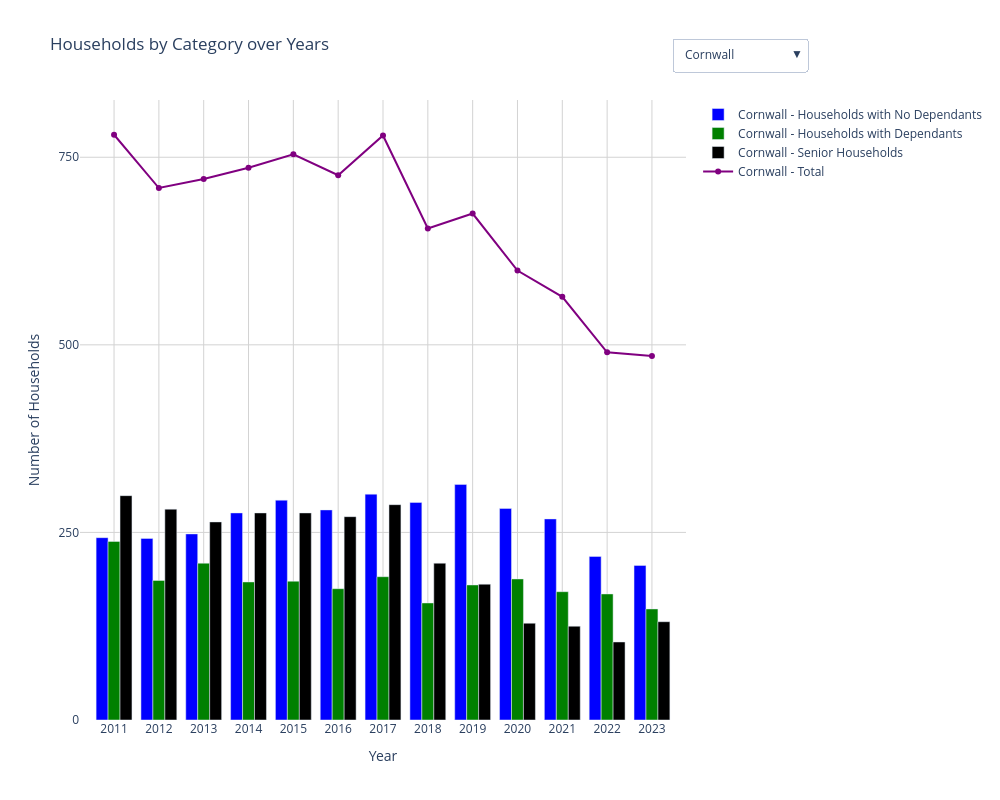

Notebook code for this chart:
### Code cell
color_map = {
    'Households with No Dependants': 'blue',
    'Households with Dependants ': 'green',
    'Senior Households': 'black',
    'Total': 'purple'
}

fig = go.Figure()

for city in centralized_waiting_list_inform_df['City'].unique():
    city_data = centralized_waiting_list_inform_df[centralized_waiting_list_inform_df['City'] == city]
    for category in ['Households with No Dependants', 'Households with Dependants ', 'Senior Households']:
        fig.add_trace(go.Bar(
            x=city_data['Year'],
            y=city_data[category],
            name=f"{city} - {category}",
            marker_color=color_map[category],
            visible=(city == centralized_waiting_list_inform_df['City'].unique()[0])
        ))

for city in centralized_waiting_list_inform_df['City'].unique():
    city_data = centralized_waiting_list_inform_df[centralized_waiting_list_inform_df['City'] == city]
    fig.add_trace(go.Scatter(
        x=city_data['Year'],
        y=city_data['Total'],
        mode='lines+markers',
        name=f"{city} - Total",
        line=dict(color=color_map['Total'], width=2),
        visible=(city == centralized_waiting_list_inform_df['City'].unique()[0])
    ))

visibility_settings = []
for city in centralized_waiting_list_inform_df['City'].unique():
    visibility = [trace.name.startswith(city) for trace in fig.data]
    visibility_settings.append(visibility)

fig.update_layout(
    title='Households by Category over Years',
    xaxis_title='Year',
    yaxis_title='Number of Households',
    barmode='group',
    yaxis=dict(tickmode='linear', tick0=0, dtick=250, showgrid=True, gridcolor='lightgrey'),
    xaxis=dict(tickmode='linear', tick0=2010, dtick=1, showgrid=True, gridcolor='lightgrey'),
    plot_bgcolor='white',
    paper_bgcolor='white',
    width=1000,
    height=800,
    updatemenus=[
        {
            'buttons': [
                {
                    'label': city,
                    'method': 'update',
                    'args': [
                        {'visible': visibility},
                        {'title': f"Households by Category over Years in {city}"}
                    ]
                } for city, visibility in zip(centralized_waiting_list_inform_df['City'].unique(), visibility_settings)
            ],
            'direction': 'down',
            'showactive': True,
            'x': 1.2,
            'y': 1.1
        }
    ]
)

fig.show()

### Figure 1 — Plotly figure (JSON) as saved in the notebook; plotly's stock layout.template omitted (floating-point values rounded to 4 significant figures)
{"data": [{"marker": {"color": "blue"}, "name": "Cornwall - Households with No Dependants", "type": "bar", "visible": true, "x": [2011, 2012, 2013, 2014, 2015, 2016, 2017, 2018, 2019, 2020, 2021, 2022, 2023], "y": [243, 242, 248, 276, 293, 280, 301, 290, 314, 282, 268, 218, 206]}, {"marker": {"color": "green"}, "name": "Cornwall - Households with Dependants ", "type": "bar", "visible": true, "x": [2011, 2012, 2013, 2014, 2015, 2016, 2017, 2018, 2019, 2020, 2021, 2022, 2023], "y": [238, 186, 209, 184, 185, 175, 191, 156, 180, 188, 171, 168, 148]}, {"marker": {"color": "black"}, "name": "Cornwall - Senior Households", "type": "bar", "visible": true, "x": [2011, 2012, 2013, 2014, 2015, 2016, 2017, 2018, 2019, 2020, 2021, 2022, 2023], "y": [299, 281, 264, 276, 276, 271, 287, 209, 181, 129, 125, 104, 131]}, {"marker": {"color": "blue"}, "name": "Chatham Kent - Households with No Dependants", "type": "bar", "visible": false, "x": [2011, 2012, 2013, 2014, 2015, 2016, 2017, 2018, 2019, 2020, 2021], "y": [134, 141, 148, 90, 121, 134, 353, 458, 491, 323, 344]}, {"marker": {"color": "green"}, "name": "Chatham Kent - Households with Dependants ", "type": "bar", "visible": false, "x": [2011, 2012, 2013, 2014, 2015, 2016, 2017, 2018, 2019, 2020, 2021], "y": [131, 118, 103, 60, 112, 126, 184, 237, 268, 227, 207]}, {"marker": {"color": "black"}, "name": "Chatham Kent - Senior Households", "type": "bar", "visible": false, "x": [2011, 2012, 2013, 2014, 2015, 2016, 2017, 2018, 2019, 2020, 2021], "y": [106, 149, 178, 123, 213, 198, 113, 139, 261, 169, 167]}, {"marker": {"color": "blue"}, "name": "Durham - Households with No Dependants", "type": "bar", "visible": false, "x": [2012, 2013, 2014, 2015, 2016, 2017, 2018, 2019, 2020, 2021], "y": [1584, 1741, 1747, 1875, 1966, 2234, 1974, 2139, 2393, 2255]}, {"marker": {"color": "green"}, "name": "Durham - Households with Dependants ", "type": "bar", "visible": false, "x": [2012, 2013, 2014, 2015, 2016, 2017, 2018, 2019, 2020, 2021], "y": [2107, 2289, 2345, 2408, 2525, 3020, 2789, 3363, 3916, 3895]}, {"marker": {"color": "black"}, "name": "Durham - Senior Households", "type": "bar", "visible": false, "x": [2012, 2013, 2014, 2015, 2016, 2017, 2018, 2019, 2020, 2021], "y": [967, 1179, 1330, 1447, 1583, 1821, 1792, 2004, 2302, 2157]}, {"marker": {"color": "blue"}, "name": "Kingston - Households with No Dependants", "type": "bar", "visible": false, "x": [2011, 2012, 2013, 2014, 2015, 2016, 2017, 2018, 2019, 2020, 2021], "y": [750, 725, 673, 728, 776, 703, 777, 772, 742, 655, 666]}, {"marker": {"color": "green"}, "name": "Kingston - Households with Dependants ", "type": "bar", "visible": false, "x": [2011, 2012, 2013, 2014, 2015, 2016, 2017, 2018, 2019, 2020, 2021], "y": [384, 371, 334, 356, 301, 252, 343, 343, 367, 177, 329]}, {"marker": {"color": "black"}, "name": "Kingston - Senior Households", "type": "bar", "visible": false, "x": [2011, 2012, 2013, 2014, 2015, 2016, 2017, 2018, 2019, 2020, 2021], "y": [75, 80, 103, 127, 145, 160, 183, 202, 235, 274, 221]}, {"marker": {"color": "blue"}, "name": "London - Households with No Dependants", "type": "bar", "visible": false, "x": [2010, 2011, 2012, 2013, 2014, 2015, 2016, 2017, 2018, 2019, 2020, 2021], "y": [2726, 2371, null, 1523, 1540, 1330, 1762, 2000, 2666, 2940, 2323, 2392]}, {"marker": {"color": "green"}, "name": "London - Households with Dependants ", "type": "bar", "visible": false, "x": [2010, 2011, 2012, 2013, 2014, 2015, 2016, 2017, 2018, 2019, 2020, 2021], "y": [1821, 1274, null, 885, 1002, 802, 956, 1373, 1829, 2231, 2328, 2548]}, {"marker": {"color": "black"}, "name": "London - Senior Households", "type": "bar", "visible": false, "x": [2010, 2011, 2012, 2013, 2014, 2015, 2016, 2017, 2018, 2019, 2020, 2021], "y": [352, 271, null, 155, 265, 251, 102, 177, 273, 325, 1227, 946]}, {"marker": {"color": "blue"}, "name": "Northumberland - Households with No Dependants", "type": "bar", "visible": false, "x": [2011, 2012, 2013, 2014, 2015, 2016, 2017, 2018, 2019, 2020, 2021], "y": [180, 182, 167, 152, 218, 229, 362, 465, 500, 569, 778]}, {"marker": {"color": "green"}, "name": "Northumberland - Households with Dependants ", "type": "bar", "visible": false, "x": [2011, 2012, 2013, 2014, 2015, 2016, 2017, 2018, 2019, 2020, 2021], "y": [68, 70, 77, 78, 87, 97, 140, 205, 126, 242, 380]}, {"marker": {"color": "black"}, "name": "Northumberland - Senior Households", "type": "bar", "visible": false, "x": [2011, 2012, 2013, 2014, 2015, 2016, 2017, 2018, 2019, 2020, 2021], "y": [51, 70, 106, 101, 120, 154, 198, 221, 188, 77, 132]}, {"marker": {"color": "blue"}, "name": "Ottawa - Households with No Dependants", "type": "bar", "visible": false, "x": [2011, 2012, 2013, 2014, 2015, 2016, 2017, 2018, 2019, 2020, 2021], "y": [4264, 4177, 4336, 4409, 4410, 4368, 4525, 5188, 5332, 5474, 4297]}, {"marker": {"color": "green"}, "name": "Ottawa - Households with Dependants ", "type": "bar", "visible": false, "x": [2011, 2012, 2013, 2014, 2015, 2016, 2017, 2018, 2019, 2020, 2021], "y": [3848, 3601, 3667, 3676, 3552, 3421, 3651, 4295, 4457, 4429, 5003]}, {"marker": {"color": "black"}, "name": "Ottawa - Senior Households", "type": "bar", "visible": false, "x": [2011, 2012, 2013, 2014, 2015, 2016, 2017, 2018, 2019, 2020, 2021], "y": [1865, 1939, 2086, 2139, 2137, 2263, 2421, 2680, 2788, 2668, 2806]}, {"marker": {"color": "blue"}, "name": "Peterborough - Households with No Dependants", "type": "bar", "visible": false, "x": [2017, 2018, 2019, 2020], "y": [632, 663, 610, 744]}, {"marker": {"color": "green"}, "name": "Peterborough - Households with Dependants ", "type": "bar", "visible": false, "x": [2017, 2018, 2019, 2020], "y": [302, 283, 245, 330]}, {"marker": {"color": "black"}, "name": "Peterborough - Senior Households", "type": "bar", "visible": false, "x": [2017, 2018, 2019, 2020], "y": [592, 601, 484, 489]}, {"marker": {"color": "blue"}, "name": "Simcoe - Households with No Dependants", "type": "bar", "visible": false, "x": [2011, 2012, 2013, 2014, 2015, 2016, 2017, 2018, 2019, 2020, 2021, 2022], "y": [1096, 1467, 954, 1243, 764, 1123, 1999, 1821, 2236, 2359, 2430, 1708]}, {"marker": {"color": "green"}, "name": "Simcoe - Households with Dependants ", "type": "bar", "visible": false, "x": [2011, 2012, 2013, 2014, 2015, 2016, 2017, 2018, 2019, 2020, 2021, 2022], "y": [679, 701, 755, 740, 1069, 698, 804, 1021, 1230, 1311, 1315, 1216]}, {"marker": {"color": "black"}, "name": "Simcoe - Senior Households", "type": "bar", "visible": false, "x": [2011, 2012, 2013, 2014, 2015, 2016, 2017, 2018, 2019, 2020, 2021, 2022], "y": [707, 557, 1091, 938, 1254, 1354, 366, 1065, 877, 881, 919, 1953]}, {"marker": {"color": "blue"}, "name": "York - Households with No Dependants", "type": "bar", "visible": false, "x": [2011, 2012, 2013, 2014, 2015, 2016, 2017, 2018, 2019, 2020, 2021], "y": [1803, 1934, 2118, 2292, 2434, 2874, 3056, 3632, 4063, 4135, 4333]}, {"marker": {"color": "green"}, "name": "York - Households with Dependants ", "type": "bar", "visible": false, "x": [2011, 2012, 2013, 2014, 2015, 2016, 2017, 2018, 2019, 2020, 2021], "y": [2545, 2629, 2723, 2820, 2904, 3402, 3468, 3939, 4437, 4710, 4971]}, {"marker": {"color": "black"}, "name": "York - Senior Households", "type": "bar", "visible": false, "x": [2011, 2012, 2013, 2014, 2015, 2016, 2017, 2018, 2019, 2020, 2021], "y": [4340, 4934, 5739, 6343, 6792, 7756, 8104, 8666, 8957, 6963, 6375]}, {"line": {"color": "purple", "width": 2}, "mode": "lines+markers", "name": "Cornwall - Total", "type": "scatter", "visible": true, "x": [2011, 2012, 2013, 2014, 2015, 2016, 2017, 2018, 2019, 2020, 2021, 2022, 2023], "y": [780, 709, 721, 736, 754, 726, 779, 655, 675, 599, 564, 490, 485]}, {"line": {"color": "purple", "width": 2}, "mode": "lines+markers", "name": "Chatham Kent - Total", "type": "scatter", "visible": false, "x": [2011, 2012, 2013, 2014, 2015, 2016, 2017, 2018, 2019, 2020, 2021], "y": [371, 408, 429, 273, 446, 458, 650, 834, 1020, 719, 718]}, {"line": {"color": "purple", "width": 2}, "mode": "lines+markers", "name": "Durham - Total", "type": "scatter", "visible": false, "x": [2012, 2013, 2014, 2015, 2016, 2017, 2018, 2019, 2020, 2021], "y": [4658, 5209, 5422, 5730, 6074, 7075, 6555, 7506, 8611, 8307]}, {"line": {"color": "purple", "width": 2}, "mode": "lines+markers", "name": "Kingston - Total", "type": "scatter", "visible": false, "x": [2011, 2012, 2013, 2014, 2015, 2016, 2017, 2018, 2019, 2020, 2021], "y": [1209, 1176, 1110, 1211, 1222, 1115, 1303, 1317, 1344, 1106, 1216]}, {"line": {"color": "purple", "width": 2}, "mode": "lines+markers", "name": "London - Total", "type": "scatter", "visible": false, "x": [2010, 2011, 2012, 2013, 2014, 2015, 2016, 2017, 2018, 2019, 2020, 2021], "y": [4899, 3916, null, 2563, 2807, 2383, 2820, 3550, 4768, 5496, null, 5886]}, {"line": {"color": "purple", "width": 2}, "mode": "lines+markers", "name": "Northumberland - Total", "type": "scatter", "visible": false, "x": [2011, 2012, 2013, 2014, 2015, 2016, 2017, 2018, 2019, 2020, 2021], "y": [299, 322, 350, 331, 425, 480, 700, 891, 814, 888, 1290]}, {"line": {"color": "purple", "width": 2}, "mode": "lines+markers", "name": "Ottawa - Total", "type": "scatter", "visible": false, "x": [2011, 2012, 2013, 2014, 2015, 2016, 2017, 2018, 2019, 2020, 2021], "y": [9977, 9717, 10089, 10224, 10099, 10052, 10597, 12163, 12577, 12571, 12106]}, {"line": {"color": "purple", "width": 2}, "mode": "lines+markers", "name": "Peterborough - Total", "type": "scatter", "visible": false, "x": [2017, 2018, 2019, 2020], "y": [1526, 1547, 1339, 1563]}, {"line": {"color": "purple", "width": 2}, "mode": "lines+markers", "name": "Simcoe - Total", "type": "scatter", "visible": false, "x": [2011, 2012, 2013, 2014, 2015, 2016, 2017, 2018, 2019, 2020, 2021, 2022], "y": [2482, 2725, 2800, 2921, 3087, 3175, 3169, 3907, 4343, 4551, 4664, 4877]}, {"line": {"color": "purple", "width": 2}, "mode": "lines+markers", "name": "York - Total", "type": "scatter", "visible": false, "x": [2011, 2012, 2013, 2014, 2015, 2016, 2017, 2018, 2019, 2020, 2021], "y": [8688, 9497, 10580, 11455, 12130, 14032, 14628, 16237, 17457, 15808, 15679]}], "layout": {"barmode": "group", "height": 800, "paper_bgcolor": "white", "plot_bgcolor": "white", "title": {"text": "Households by Category over Years"}, "updatemenus": [{"buttons": [{"args": [{"visible": [true, true, true, false, false, false, false, false, false, false, false, false, false, false, false, false, false, false, false, false, false, false, false, false, false, false, false, false, false, false, true, false, false, false, false, false, false, false, false, false]}, {"title": "Households by Category over Years in Cornwall"}], "label": "Cornwall", "method": "update"}, {"args": [{"visible": [false, false, false, true, true, true, false, false, false, false, false, false, false, false, false, false, false, false, false, false, false, false, false, false, false, false, false, false, false, false, false, true, false, false, false, false, false, false, false, false]}, {"title": "Households by Category over Years in Chatham Kent"}], "label": "Chatham Kent", "method": "update"}, {"args": [{"visible": [false, false, false, false, false, false, true, true, true, false, false, false, false, false, false, false, false, false, false, false, false, false, false, false, false, false, false, false, false, false, false, false, true, false, false, false, false, false, false, false]}, {"title": "Households by Category over Years in Durham"}], "label": "Durham", "method": "update"}, {"args": [{"visible": [false, false, false, false, false, false, false, false, false, true, true, true, false, false, false, false, false, false, false, false, false, false, false, false, false, false, false, false, false, false, false, false, false, true, false, false, false, false, false, false]}, {"title": "Households by Category over Years in Kingston"}], "label": "Kingston", "method": "update"}, {"args": [{"visible": [false, false, false, false, false, false, false, false, false, false, false, false, true, true, true, false, false, false, false, false, false, false, false, false, false, false, false, false, false, false, false, false, false, false, true, false, false, false, false, false]}, {"title": "Households by Category over Years in London"}], "label": "London", "method": "update"}, {"args": [{"visible": [false, false, false, false, false, false, false, false, false, false, false, false, false, false, false, true, true, true, false, false, false, false, false, false, false, false, false, false, false, false, false, false, false, false, false, true, false, false, false, false]}, {"title": "Households by Category over Years in Northumberland"}], "label": "Northumberland", "method": "update"}, {"args": [{"visible": [false, false, false, false, false, false, false, false, false, false, false, false, false, false, false, false, false, false, true, true, true, false, false, false, false, false, false, false, false, false, false, false, false, false, false, false, true, false, false, false]}, {"title": "Households by Category over Years in Ottawa"}], "label": "Ottawa", "method": "update"}, {"args": [{"visible": [false, false, false, false, false, false, false, false, false, false, false, false, false, false, false, false, false, false, false, false, false, true, true, true, false, false, false, false, false, false, false, false, false, false, false, false, false, true, false, false]}, {"title": "Households by Category over Years in Peterborough"}], "label": "Peterborough", "method": "update"}, {"args": [{"visible": [false, false, false, false, false, false, false, false, false, false, false, false, false, false, false, false, false, false, false, false, false, false, false, false, true, true, true, false, false, false, false, false, false, false, false, false, false, false, true, false]}, {"title": "Households by Category over Years in Simcoe"}], "label": "Simcoe", "method": "update"}, {"args": [{"visible": [false, false, false, false, false, false, false, false, false, false, false, false, false, false, false, false, false, false, false, false, false, false, false, false, false, false, false, true, true, true, false, false, false, false, false, false, false, false, false, true]}, {"title": "Households by Category over Years in York"}], "label": "York", "method": "update"}], "direction": "down", "showactive": true, "x": 1.2, "y": 1.1}], "width": 1000, "xaxis": {"autorange": true, "dtick": 1, "gridcolor": "lightgrey", "range": [2010.0, 2024.0], "showgrid": true, "tick0": 2010, "tickmode": "linear", "title": {"text": "Year"}, "type": "linear"}, "yaxis": {"autorange": true, "dtick": 250, "gridcolor": "lightgrey", "range": [0, 826.3], "showgrid": true, "tick0": 0, "tickmode": "linear", "title": {"text": "Number of Households"}, "type": "linear"}}}
